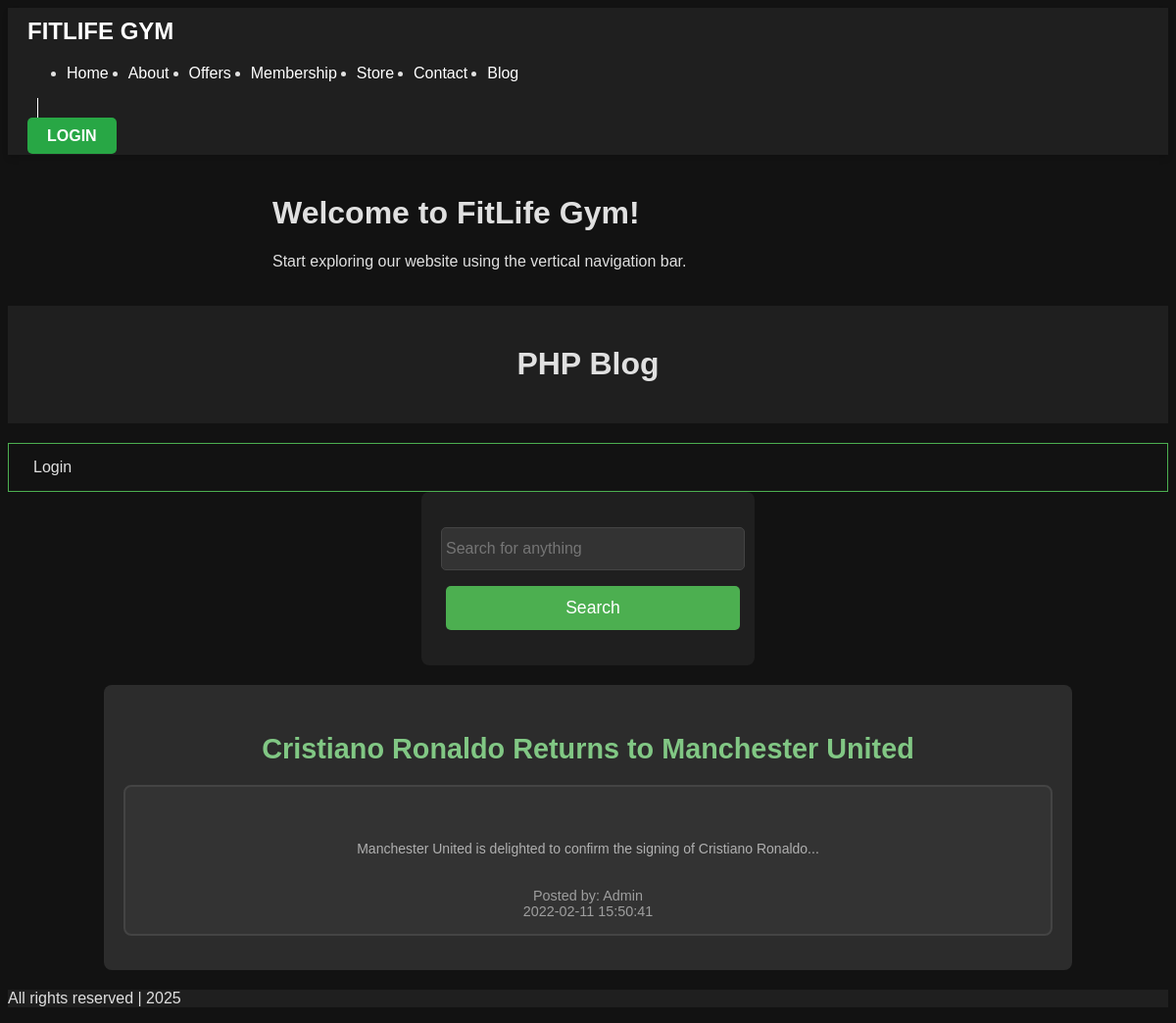
/index/blog/view.php?id=1, run on the app's committed database.
### tables this page shows
CREATE TABLE `posts` (
  `id` int(11) NOT NULL,
  `title` varchar(255) NOT NULL,
  `description` text NOT NULL,
  `slug` varchar(255) DEFAULT NULL,
  `posted_by` varchar(255) NOT NULL,
  `admin_id` int(11) NOT NULL,
  `date` timestamp NOT NULL DEFAULT current_timestamp() ON UPDATE current_timestamp()
);

### index/blog/view.php (the view, shortened to what this page needs)
<?php
require_once 'connect.php';
require_once 'header.php';
$id = (INT)$_GET['id'];
$sql = "Select * FROM posts WHERE id = '$id'";
$result = mysqli_query($dbcon, $sql);
$row = mysqli_fetch_assoc($result);
$title = $row['title'];
$description = $row['description'];
$author = $row['posted_by'];
$time = $row['date'];
echo '<div class="w3-container w3-sand w3-card-4">';
echo "<h3>$title</h3>";
echo '<div class="w3-panel w3-leftbar w3-rightbar w3-border w3-sand w3-card-4">';
echo "$description<br>";
echo '<div class="w3-text-grey">';
echo "Posted by: " . $author . "<br>";
echo "$time</div>";
?>
    <?php
echo '</div></div>';
include("footer.php");

### index/blog/assets/styles.css (style rules this page uses)
body { background-color: #121212; color: #e0e0e0; font-family: Arial, sans-serif; }
.w3-panel { background-color: #2c2c2c; color: #e0e0e0; padding: 15px; margin: 10px 0; border-radius: 5px; }
.w3-panel p { color: #b0b0b0; font-size: 14px; margin-top: 10px; }
.w3-panel { background-color: #1f1f1f; color: #e0e0e0; border-radius: 8px; margin: 20px 0; padding: 15px; }
.w3-card-4 { background-color: #2c2c2c; border-radius: 8px; }
.w3-sand { background-color: #333333; }
.w3-text-grey { color: #b0b0b0; }
h3 { color: #4caf50; font-size: 1.6rem; }
.w3-border { border: 1px solid #4caf50; }
.w3-container.w3-sand { background-color: #2c2c2c; color: #e0e0e0; padding: 20px; border-radius: 8px; margin: 20px auto; width: 80%; text-align: center; }
.w3-container h3 { font-size: 1.8rem; color: #81c784; margin-bottom: 20px; }
.w3-panel.w3-leftbar, .w3-panel.w3-rightbar { background-color: #333333; color: #e0e0e0; padding: 15px; border: 2px solid #444444; border-radius: 8px; margin-bottom: 15px; }
.w3-text-grey { color: #9e9e9e; font-size: 0.9rem; }

### data on the page
posts: title "Cristiano Ronaldo Returns to Manchester United", description "Manchester United is delighted to confirm the signing of Cristiano Ronaldo...", posted_by "Admin", date "2022-02-11 15:50:41"
